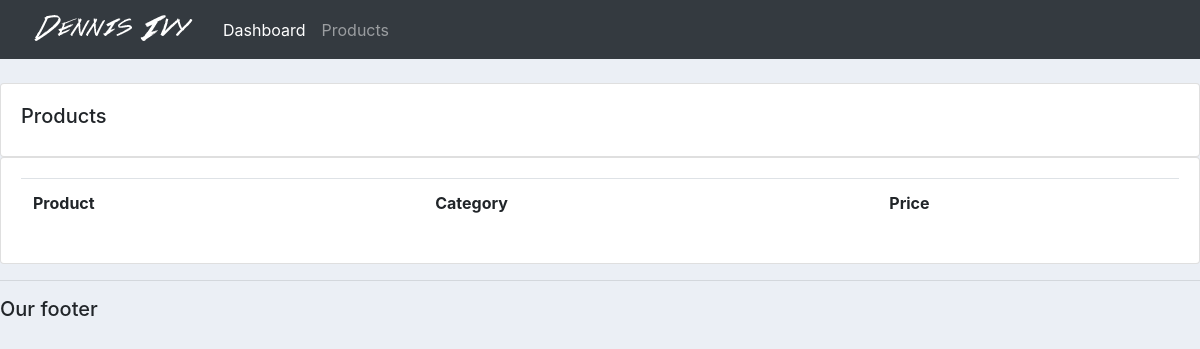
/products/, run on an earlier commit of the app's database.
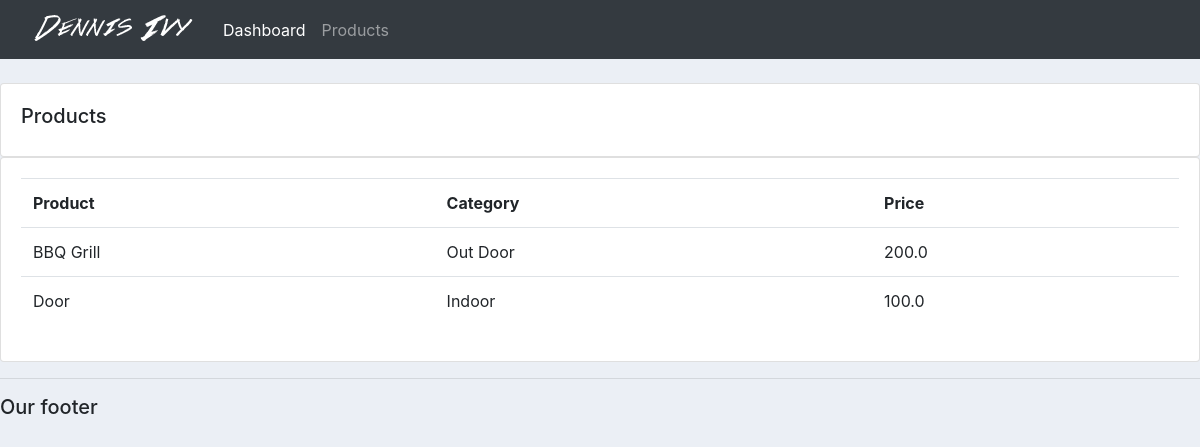
And on a later commit of the database.
### accounts/models.py (models this page shows, shortened)
class Product(models.Model):
	CATEGORY = (
			('Indoor', 'Indoor'),
			('Out Door', 'Out Door'),
			)
	name = models.CharField(max_length=200, null=True)
	price = models.FloatField(null=True)
	category = models.CharField(max_length=200, null=True, choices=CATEGORY)
	description = models.CharField(max_length=200, null=True,blank=True)
	date_created = models.DateTimeField(auto_now_add=True, null=True)
	tags = models.ManyToManyField(Tag)

### accounts/views.py (the view)
# urls.py: path('products/', views.products),
def products(request):
	products = Product.objects.all()
	return render(request,'accounts/products.html',{'products':products})

### accounts/templates/accounts/products.html
{% extends 'accounts/main.html' %}
{% block content %}
<br>
		<div class="row">
			<div class="col-md">
				<div class="card card-body">
					<h5>Products</h5>
				</div>
				<div class="card card-body">
					<table class="table">
						<tr>
							<th>Product</th>
							<th>Category</th>
							<th>Price</th>
						</tr>
						{% for i in products %}
							<tr>
								<td>{{i.name}}</td>
								<td>{{i.category}}</td>
								<td>{{i.price}}</td>
							</tr>
						{% endfor %}
					</table>
				</div>
			</div>
		</div>
{% endblock %}

What changed in the data, as far as the page shows it:
added Product: name "BBQ Grill", category "Out Door", price "200.0"
added Product: name "Door", category "Indoor", price "100.0"
